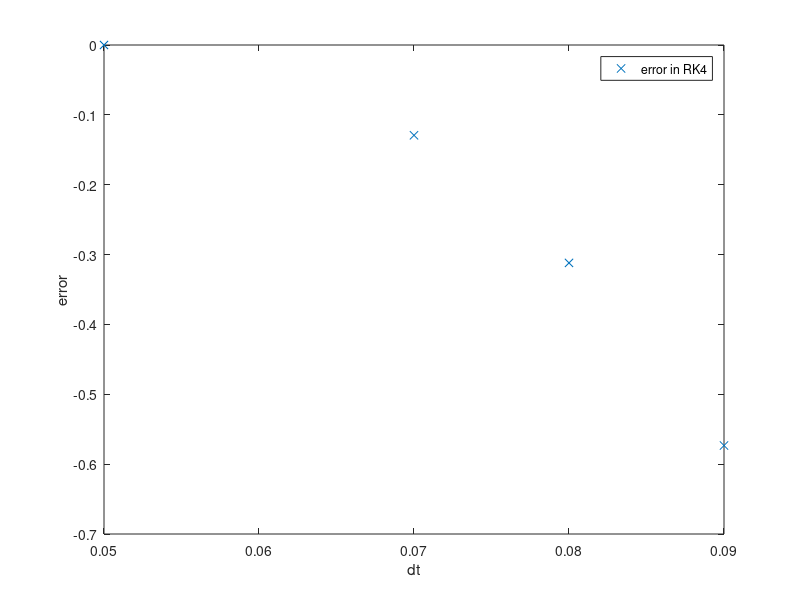

Write MATLAB code to recreate this figure.
dt = [.09 .08 .07 .05];
error=[-0.573337588 -0.311927287 -0.129237955 -1.11022302E-16]

figure(1)
plot(dt,error,'x')
xlabel('dt')
ylabel('error')
legend('error in RK4')